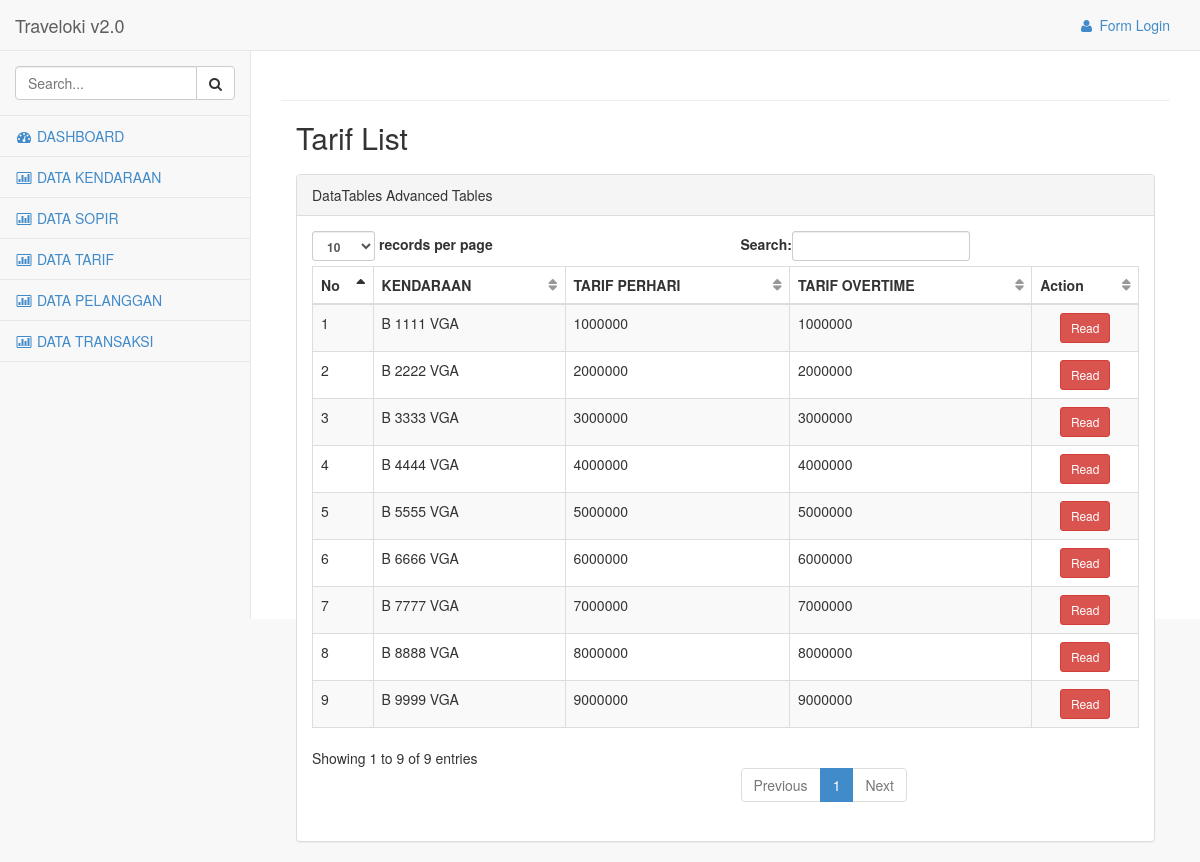
/index.php/tarif, run on the app's committed database.
### tables this page shows
CREATE TABLE IF NOT EXISTS `tarif` (
`tarif_id` int(11) NOT NULL,
  `kendaraan_id` int(11) NOT NULL,
  `tarif_perhari` int(11) NOT NULL,
  `tarif_overtime` int(11) NOT NULL
);

CREATE TABLE IF NOT EXISTS `kendaraan` (
`kendaraan_id` int(11) NOT NULL,
  `kendaraan_platnomor` varchar(30) NOT NULL,
  `kendaraan_merk` varchar(100) NOT NULL,
  `kendaraan_tipe` varchar(47) NOT NULL,
  `kendaraan_tahunrakit` int(4) NOT NULL,
  `kendaraan_seat` int(11) NOT NULL,
  `kendaraan_foto` text NOT NULL,
  `kendaraan_fasilitas` text NOT NULL,
  `kendaraan_status` enum('bebas','jalan') NOT NULL
);

### application/libraries/Template.php (called while the page is built)
<?php if ( ! defined('BASEPATH')) exit('No direct script access allowed');
class Template {
		var $template_data = array();
		function set($name, $value)
		{
			$this->template_data[$name] = $value;
		}
		function load($template = '', $view = '' , $view_data = array(), $return = FALSE)
		{
			$this->CI =& get_instance();
			$this->set('contents', $this->CI->load->view($view, $view_data, TRUE));
			return $this->CI->load->view($template, $this->template_data, $return);
		}
}

### application/controllers/Tarif.php (called while the page is built, shortened)
<?php
class Tarif extends CI_Controller
{
    public function index()
    {
        $sql = "SELECT t.*,k.kendaraan_platnomor,k.kendaraan_foto
                FROM tarif as t,kendaraan as k
                WHERE t.kendaraan_id=k.kendaraan_id";
        $tarif = $this->db->query($sql)->result();
        $data = array(
            'tarif_data' => $tarif
        );
        $this->template->load('adminTemplate','tarif_list', $data);
    }
}

### index.php (called while the page is built, shortened)
<?php
require_once BASEPATH.'core/CodeIgniter.php';

### application/views/tarif_list.php (the view, shortened to what this page needs)
<div class='col-lg-12'>
    <div class="row" style="margin-bottom: 10px">
        <div class="col-md-4">
            <h2 style="margin-top:0px">Tarif List</h2>
        </div>
        <div class="col-md-4 text-center">
        </div>
        <div class="col-md-4 text-right">
        </div>
    </div>
    <div class="panel panel-default">
        <div class="panel-heading">
            DataTables Advanced Tables
        </div>
        <div class="panel-body">
            <table class="table table-bordered table-striped" id="mytable">
                <thead>
                    <tr>
                        <th>No</th>
                        <th>KENDARAAN</th>
                        <th>TARIF PERHARI</th>
                        <th>TARIF OVERTIME</th>
                        <th widh="200">Action</th>
                    </tr>
                </thead>
                <tbody>
                    <?php
                    $start = 0;
                    foreach ($tarif_data as $tarif) {
                        ?>
                        <tr>
                            <td><?php echo++$start ?></td>
                            <td><?php echo $tarif->kendaraan_platnomor ?></td>
                            <td><?php echo $tarif->tarif_perhari ?></td>
                            <td><?php echo $tarif->tarif_overtime ?></td>
                            <td style="text-align:center">
                                <?php
                                echo anchor(site_url('tarif/read/' . $tarif->tarif_id), 'Read', array('class' => 'btn btn-danger btn-sm'));
                                ?>
                            </td>
                        </tr>
                        <?php
                    }
                    ?>
                </tbody>
            </table>
        </div>
    </div>
</div>

### assets/css/sb-admin-2.css (style rules this page uses)
body { background-color: #f8f8f8; }
.navbar-top-links li a { padding: 15px; min-height: 50px; }
table.dataTable thead .sorting, table.dataTable thead .sorting_asc, table.dataTable thead .sorting_desc, table.dataTable thead .sorting_asc_disabled, table.dataTable thead .sorting_desc_disabled { background: 0 0; }
table.dataTable thead .sorting_asc:after { content: "\f0de"; float: right; font-family: fontawesome; }
table.dataTable thead .sorting:after { content: "\f0dc"; float: right; font-family: fontawesome; color: rgba(50,50,50,.5); }

### data on the page
tarif: kendaraan.kendaraan_platnomor "B 1111 VGA", tarif_perhari "1000000", tarif_overtime "1000000", tarif_id "Read"
tarif: kendaraan.kendaraan_platnomor "B 2222 VGA", tarif_perhari "2000000", tarif_overtime "2000000", tarif_id "Read"
tarif: kendaraan.kendaraan_platnomor "B 3333 VGA", tarif_perhari "3000000", tarif_overtime "3000000", tarif_id "Read"
tarif: kendaraan.kendaraan_platnomor "B 4444 VGA", tarif_perhari "4000000", tarif_overtime "4000000", tarif_id "Read"
tarif: kendaraan.kendaraan_platnomor "B 5555 VGA", tarif_perhari "5000000", tarif_overtime "5000000", tarif_id "Read"
tarif: kendaraan.kendaraan_platnomor "B 6666 VGA", tarif_perhari "6000000", tarif_overtime "6000000", tarif_id "Read"
tarif: kendaraan.kendaraan_platnomor "B 7777 VGA", tarif_perhari "7000000", tarif_overtime "7000000", tarif_id "Read"
tarif: kendaraan.kendaraan_platnomor "B 8888 VGA", tarif_perhari "8000000", tarif_overtime "8000000", tarif_id "Read"
tarif: kendaraan.kendaraan_platnomor "B 9999 VGA", tarif_perhari "9000000", tarif_overtime "9000000", tarif_id "Read"

### other printed values
anchor('users/login','<i class="fa fa-user fa-fw"></i> Form Login') "Form Login"
anchor('sopir',"<i class='fa fa-bar-chart-o fa-fw'></i> DATA SOPIR") "DATA SOPIR"
anchor('tarif',"<i class='fa fa-bar-chart-o fa-fw'></i> DATA TARIF") "DATA TARIF"
